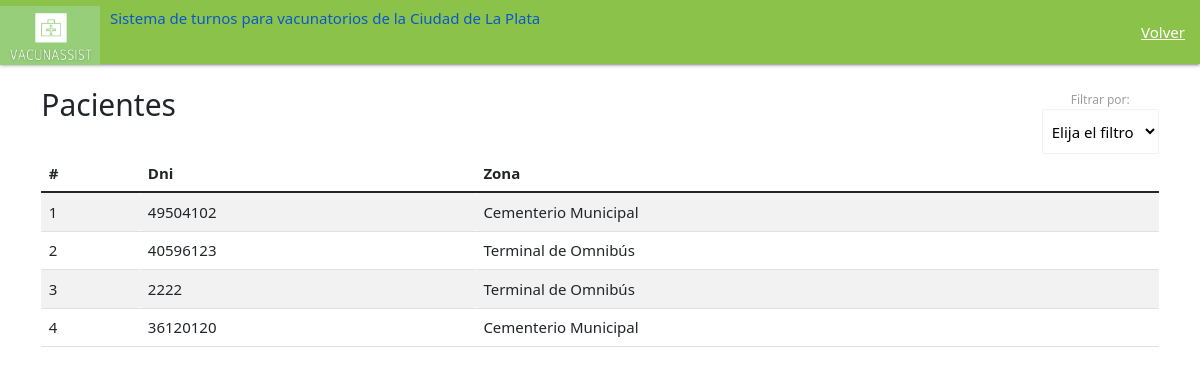
The page /lista-de-pacientes/ on the database its author committed.
### main/models.py (models this page shows, shortened)
class Paciente(models.Model):
    opciones=((1, 'Si'), (2, 'No'))
    paciente_nombre= models.CharField(max_length=20)
    paciente_apellido= models.CharField(max_length=20)
    paciente_fechaNac= models.DateTimeField("fecha nacimiento")
    paciente_zona= models.CharField(max_length=200)
    paciente_dni= models.CharField(max_length=200)
    paciente_email= models.EmailField(max_length=254)
    vac_Gripe_aplicada=models.SmallIntegerField(choices=opciones,default=2)
    vac_Gripe_turno= models.DateTimeField(null=True)
    vac_Amarilla_asistencia=models.SmallIntegerField(choices=opciones,default=2)
    vac_Amarilla_aplicada=models.SmallIntegerField(choices=opciones,default=2)
    vac_Amarilla_turno= models.DateTimeField(null=True)
    vac_Amarilla_asistencia=models.SmallIntegerField(choices=opciones,default=2)
    vac_Covid1_aplicada=models.SmallIntegerField(choices=opciones,default=2)
    vac_Covid2_aplicada=models.SmallIntegerField(choices=opciones,default=2)
    vac_Covid_turno1= models.DateTimeField(null=True)
    vac_Covid_turno2= models.DateTimeField(null=True)
    vac_Covid1era_asistencia=models.SmallIntegerField(choices=opciones,default=2)
    vac_Covid2da_asistencia=models.SmallIntegerField(choices=opciones,default=2)
    codigo= models.PositiveIntegerField(default=0)
    contraseña = models.CharField(max_length=200)

### main/views.py (the view)
# urls.py: path('lista-de-pacientes/', views.lista_pacientes, name= 'lista_pacientes' ),
def lista_pacientes(request):
    PacienteList= Paciente.objects.all()
    return render(request,"main/listado-pacientes.html",{"paciente":PacienteList})

### main/templates/main/listado-pacientes.html (shortened to what this page needs)
<!DOCTYPE html>
{% load static %}
<html lang="en" dir="ltr">
  <head>
        <link rel="stylesheet" href="https://cdnjs.cloudflare.com/ajax/libs/materialize/1.0.0/css/materialize.min.css">
        <link type='text/css' href="{% static 'css/estilo.css' %}" rel="stylesheet" />
        <link href="https://cdn.jsdelivr.net/npm/bootstrap@5.1.3/dist/css/bootstrap.min.css" rel="stylesheet">
    <link href="https://cdn.jsdelivr.net/npm/bootstrap@5.1.3/dist/css/bootstrap.min.css" rel="stylesheet">
    <nav>
        <div class="nav-wrapper  light-green">
          <a href="/" class="brand-logo">
            <img src="{% static 'imagenes/Logo_VacunAssist_recortado.png' %}" class="img-fluid" width="100" height="66">
          <div class="right"  style="margin: 9px 0px 0px 10px">
            <h6>Sistema de turnos para vacunatorios de la Ciudad de La Plata</h6>
            </div>
          </a>
          <ul id="nav-mobile" class="right hide-on-med">
            <li><a href="/inicio_admin/">Volver</a></li>
          </ul>
        </div>
      </nav>
      <body>
        <div class="center">
        <div class="container py-4">
          <div class="row">
            <div class="col-md-12">
                <div class="right">
                <div class="col-md-12">
                    <label>Filtrar por: </label>
                <select id= "vacunatorio" class="browser-default"   name="vacunatorio">
                    <option value="" disabled selected>Elija el filtro</option>
                  </select>
                </div>
            </div>
            <div class="left">
              <h2>Pacientes</h2>
                </div>
            </div>
<div class="table-responsive">
    <table class="table table-striped">
      <thead>
        <tr>
        <th style="text-align: left">#</th>
        <th style="text-align: left">Dni</th>
        <th style="text-align: left"> Zona </th>
      </thead>
      <tbody>
        {% for c in paciente %}
        <tr>
          <td>{{forloop.counter}}</td>
          <td>{{c.paciente_dni}}</td>
          <td> {{c.paciente_zona}}</td>
        </tr>
        {% endfor%}
      </tbody>
    </table>
    </body>

### rows shown on the page
Paciente: paciente_dni "49504102", paciente_zona "Cementerio Municipal"
Paciente: paciente_dni "40596123", paciente_zona "Terminal de Omnibús"
Paciente: paciente_dni "2222", paciente_zona "Terminal de Omnibús"
Paciente: paciente_dni "36120120", paciente_zona "Cementerio Municipal"
